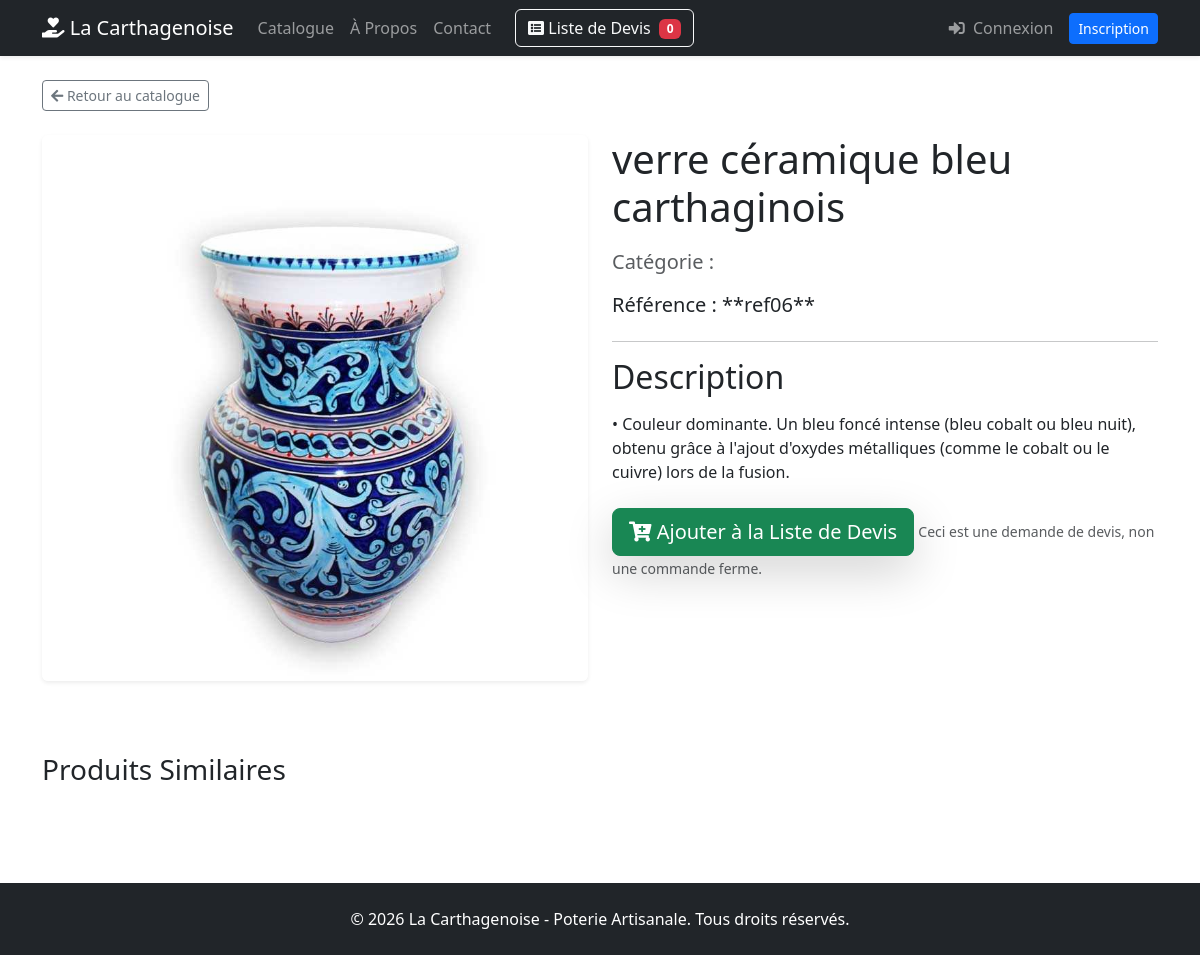
The page /produit/5/ on the database its author committed.
### catalogue/models.py (models this page shows, shortened)
class Produit(models.Model):
    categorie = models.ForeignKey(
        Categorie,
        on_delete=models.CASCADE,
        related_name='produits',
        verbose_name="Catégorie",
    )
    reference = models.CharField(max_length=50, unique=True, verbose_name="Référence")
    nom = models.CharField(max_length=200, verbose_name="Nom du produit")
    description = models.TextField(verbose_name="Description")
    prix = models.DecimalField(
        max_digits=10,
        decimal_places=2,
        null=True,
        blank=True,
        verbose_name="Prix unitaire",
    )
    image = models.ImageField(
        upload_to='produits/',
        null=True,
        blank=True,
        verbose_name="Image",
    )
    quantite_totale = models.PositiveIntegerField(
        default=0, verbose_name="Quantité totale"
    )
    quantite_vendue = models.PositiveIntegerField(
        default=0, verbose_name="Quantité vendue"
    )
    quantite_annulee = models.PositiveIntegerField(
        default=0, verbose_name="Quantité annulée"
    )
    disponible = models.BooleanField(default=True, verbose_name="Disponible")
    date_creation = models.DateTimeField(auto_now_add=True)
    class Meta:
        verbose_name = "Produit"
        verbose_name_plural = "Produits"
        ordering = ['-date_creation']

### catalogue/views.py (the view)
# urls.py: path('produit/<int:pk>/',        views.ProduitDetailView.as_view(),
class ProduitDetailView(DetailView):
    model = Produit
    template_name = 'catalogue/detail_produit.html'
    context_object_name = 'produit'
    pk_url_kwarg = 'pk'  # Utiliser l'ID/clé primaire dans l'URL

### devis/templatetags/devis_extras.py (called while the page is built)
@register.simple_tag(takes_context=True)
def devis_count(context):
    request = context['request']
    devis_panier = request.session.get(DEVIS_SESSION_KEY)
    if devis_panier:
        return len(devis_panier)
    return 0

### catalogue/templates/catalogue/detail_produit.html (shortened to what this page needs)
{% extends 'base.html' %}  {% block content %}
  <div class="row">
    <div class="col-lg-12">
      <a href="{% url 'catalogue:liste_produits' %}" class="btn btn-sm btn-outline-secondary mb-4"><i class="fas fa-arrow-left"></i> Retour au catalogue</a>
    </div>
  </div>
  <div class="row">
    <div class="col-md-6 mb-4">
      {% if produit.image %}
        <img src="{{ produit.image.url }}" class="img-fluid rounded shadow-sm" alt="{{ produit.nom }}" />
      {% else %}
        <div class="bg-light p-5 text-center border rounded">Image non disponible</div>
      {% endif %}
    </div>
    <div class="col-md-6 mb-4">
      <h1 class="mb-3">{{ produit.nom }}</h1>
      <p class="lead text-muted">
        Catégorie :
        <span class="badge badge-info">{{ produit.categorie.nom }}</span>
      </p>
      <p class="h5 mb-4">Référence : **{{ produit.reference }}**</p>
      <hr />
      <h2>Description</h2>
      <div class="mb-4">
        <p>{{ produit.description|linebreaks }}</p>
      </div>
      {% if produit.disponible %}
        <a href="{% url 'devis:add_to_devis' produit_id=produit.pk %}" class="btn btn-success btn-lg btn-block shadow-lg"><i class="fas fa-cart-plus"></i> Ajouter à la Liste de Devis</a>
        <small class="form-text text-muted mt-2">Ceci est une demande de devis, non une commande ferme.</small>
      {% else %}
        <div class="alert alert-warning text-center">Ce produit est temporairement indisponible.</div>
      {% endif %}
    </div>
  </div>
  <div class="row mt-5">
    <div class="col-12">
      <h3 class="mb-4">Produits Similaires</h3>
    </div>
  </div>
{% endblock %}

### rows shown on the page
Produit: image (picture), nom "verre céramique bleu carthaginois", reference "ref06", description "• Couleur dominante. Un bleu foncé intense (bleu cobalt ou bleu nuit), obtenu grâce à l'ajout d'oxydes métalliques (comme le cobalt ou le cuivre) lors de la fusion."
